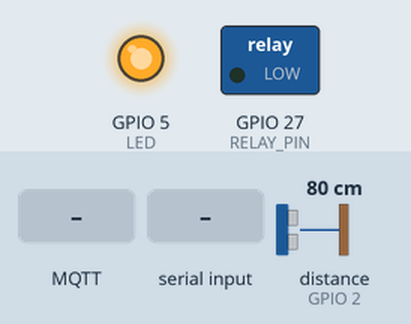
Recording of a sketch running on a simulated ESP32. On the bench: switched loads named in the sketch (green lamp = pin HIGH), output pins drawn as LEDs (lit = HIGH). Inputs (shaded band) come from the test bench; at power-on: distance to the obstacle (sensor on GPIO 2) 80 cm. The echo pulse lasts 58.3 µs per cm; WiFi joins after 1.5 s; servers stay silent unless stated; random numbers use the default seed unless the sketch sets one; no MQTT or app messages arrive unless stated; what the sketch prints to the serial monitor is not drawn.

Above: at 2.7 s.
2.8 s: MQTT message "1" arrives on the first subscribed topic
At 5.0 s:
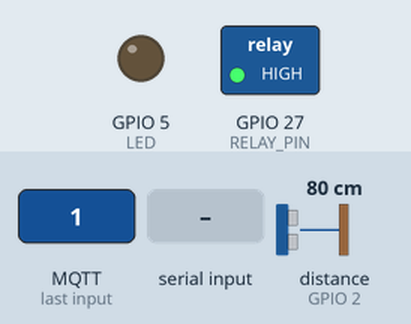
7.1 s: MQTT message "0" arrives on the first subscribed topic
At 8.7 s:
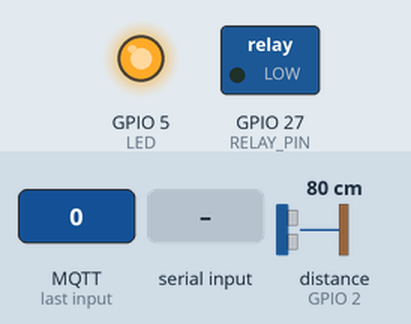
9.1 s: "on\n" received over Serial
At 10.0 s:
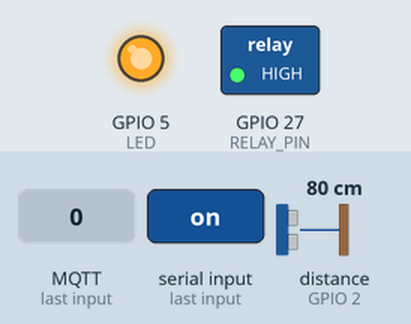
14.2 s: "off\n" received over Serial
At 15.5 s:
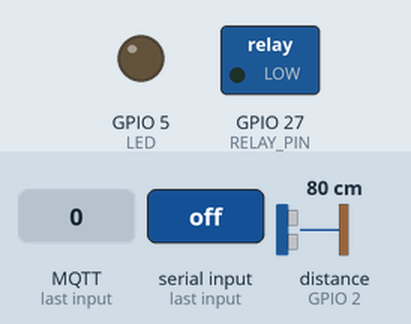
Timing chart, 0 to 17.2 s (numbered marks = the images above; inputs shaded):
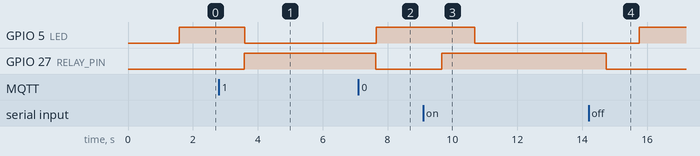

Measured:
- after the input at 2.8 s, GPIO 5 (LED): HIGH → LOW after 0.80 s; GPIO 27 (RELAY_PIN): LOW → HIGH after 0.79 s
- after the input at 7.1 s, GPIO 5 (LED): LOW → HIGH after 0.55 s; GPIO 27 (RELAY_PIN): HIGH → LOW after 0.54 s
- after the input at 9.1 s, GPIO 5 (LED): HIGH → LOW after 1.6 s; GPIO 27 (RELAY_PIN): LOW → HIGH after 0.58 s
- after the input at 14.2 s, GPIO 5 (LED): LOW → HIGH after 1.6 s; GPIO 27 (RELAY_PIN): HIGH → LOW after 0.54 s

The sketch:

test2.ino
```cpp
// #include <FS.h>
// #include <FSImpl.h>
// #include <vfs_api.h>

#include <NewPing.h>
#include <PubSubClient.h>
#include <WiFi.h>

// Đặt các chân kết nối cho cảm biến siêu âm HC-SR04
#define TRIGGER_PIN 4
#define ECHO_PIN 2
#define LED 5

// Đặt chiều cao của bể nước (đơn vị: cm)
#define MAX_WATER_HEIGHT 20
#define MIN_WATER_PERCENTAGE 10
#define MAX_WATER_PERCENTAGE 70

// Khởi tạo đối tượng NewPing
NewPing sonar(TRIGGER_PIN, ECHO_PIN);

#define RELAY_PIN 27  // Chân GPIO kết nối với chân IN của Relay Module

bool pumpStatus = false;  // Trạng thái ban đầu của máy bơm

const char* ssid = "Phúc";
const char* password = "0339958045";
const char* mqtt_server = "broker.hivemq.com";

const char* Topic = "/IOT/BTL/pump";

WiFiClient espClient;
PubSubClient client(espClient);

void setup_wifi() {
  delay(10);
  Serial.println();
  Serial.print("Đang kết nối tới ");
  Serial.println(ssid);

  WiFi.mode(WIFI_STA);
  WiFi.begin(ssid, password);

  while (WiFi.status() != WL_CONNECTED) {
    delay(500);
    Serial.print(".");
  }

  randomSeed(micros());

  Serial.println("");
  Serial.println("Đã kết nối WiFi");
  Serial.println("IP: ");
  Serial.println(WiFi.localIP());

}

void setup() {
  Serial.begin(115200);
  pinMode(LED, OUTPUT);
  pinMode(RELAY_PIN,OUTPUT);
  setup_wifi();
  client.setServer(mqtt_server, 1883);
  client.setCallback(callback);
}

void reconnect() {
  // Lặp lại nếu không có kết nối kết nối
  while (!client.connected()) {
    Serial.print("Thử kết nối...");
    String clientId = "ESP32Client-";
    clientId += String(random(0xffff), HEX);
    // Thử kết nối
    if (client.connect(clientId.c_str())) {
      Serial.println("Kết nối tới " + clientId);
      client.subscribe(Topic);
    } else {
      Serial.print("failed, rc=");
      Serial.print(client.state());
      Serial.println(" try again in 5 seconds");
      // Đợi 5 giây và thử lại
      delay(5000);
    }
  }
}

void callback(char* topic, byte* payload, unsigned int length) {
  Serial.print("Nhận dữ liệu từ topic: ");
  Serial.println(topic);
  Serial.print("Nội dung: ");
  for (int i = 0; i < length; i++) {
    Serial.print((char)payload[i]);
  }
  Serial.println();

  if (strcmp(topic, Topic) == 0) {
    if (payload[0] == '0') {
      pumpStatus = false;
    } else if (payload[0] == '1') {
      pumpStatus = true;
    }
    controlPump(pumpStatus);
    Serial.println("Đã nhận thông điệp: " + String((char)payload[0]));
  }
}

void loop() {
  if (!client.connected()) {
    reconnect();
  }

  // Lắng nghe các sự kiện MQTT
  client.loop();

  // Đo khoảng cách sử dụng cảm biến siêu âm
  int distance = sonar.ping_cm();
  // int distance = random(2,20);

  // Tính toán lượng nước còn lại và tỉ lệ nước
  float waterLevel = MAX_WATER_HEIGHT - distance;
  float waterPercentage = (waterLevel / MAX_WATER_HEIGHT) * 100;

  // Hiển thị thông tin trên Serial Monitor
  Serial.print("Khoảng cách: ");
  Serial.print(distance);
  Serial.print(" cm, Lượng nước còn lại: ");
  Serial.print(waterLevel);
  Serial.print(" cm, Tỉ lệ nước: ");
  Serial.print(waterPercentage);
  Serial.print("%, Trạng thái máy bơm: ");
  if (pumpStatus) {
    Serial.println("Bật");
    digitalWrite(LED, LOW);
    client.publish("/IOT/BTL/state", "On");
  } else {
    Serial.println("Tắt");
    digitalWrite(LED, HIGH);
    client.publish("/IOT/BTL/state", "Off");
  }
  // Điều khiển relay từ Serial Monitor
  if (Serial.available() > 0) {
    String command = Serial.readStringUntil('\n');
    command.toLowerCase();

    if (command == "on") {
      controlPump(true);
      Serial.println("Đã bật máy bơm.");
    } else if (command == "off") {
      controlPump(false);
      Serial.println("Đã tắt máy bơm.");
    }
  }

  // Kiểm tra nếu tỉ lệ nước trên 70%, tắt relay
  // if (waterPercentage == MAX_WATER_PERCENTAGE && pumpStatus) {
  //   controlPump(false);
  //   Serial.println("Tỉ lệ nước trên 70%. Đang tắt relay...");
  // }
  // // Kiểm tra nếu tỉ lệ nước dưới 10%, bật relay
  // else if (waterPercentage == MIN_WATER_PERCENTAGE && !pumpStatus) {
  //   controlPump(true);
  //   Serial.println("Tỉ lệ nước dưới 10%. Đang bật relay...");
  // }

  // Gửi dữ liệu lên MQTT
  String str_distance = String(distance);
  client.publish("/IOT/BTL/distance", str_distance.c_str());

  String str_waterPercentage = String(waterPercentage);
  client.publish("/IOT/BTL/percent", str_waterPercentage.c_str());

  delay(1000);  // Đợi 1 giây trước khi đo lại khoảng cách
}

void controlPump(bool on) {
  // Điều khiển relay và gửi trạng thái lên MQTT
  digitalWrite(RELAY_PIN, on ? HIGH : LOW);
  pumpStatus = on;
}
```
